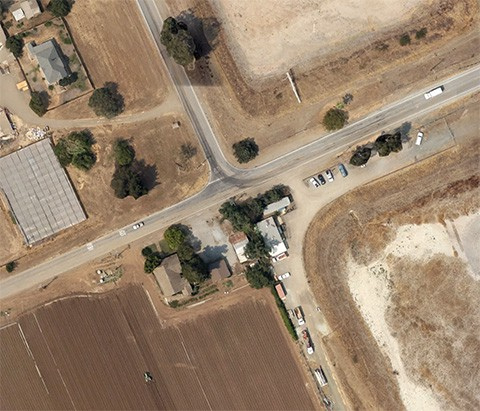
#> input picture image1.jpg, 480 x 411 px
$ python -i harris_detector.py   (imports and definitions only)   (older library calls are emulated)
#> lines starting #> are read from the running program, lines starting #| are printed output that depends on the picture; after the words box and inside, x2 and y2 are one past the last pixel; in counts of white or black regions, pixels touching at a corner belong together
import numpy as np
import cv2
import matplotlib.pyplot as plt

def harris_corner_detection(image, threshold = 50000000000):
#> called with threshold = 50000000000
    Ix = cv2.Sobel(image, cv2.CV_32F, 1, 0, ksize=3)
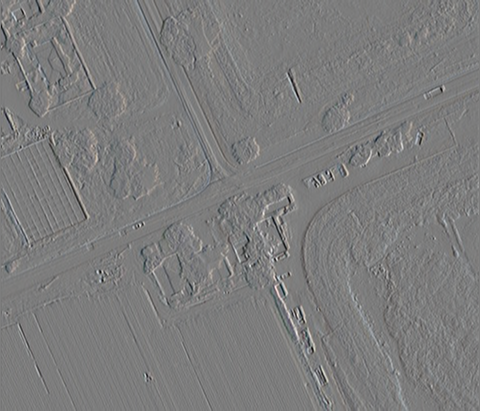
#> Ix: shape (411, 480, 3) float32; mean R, G, B 0.2, 0.2, 0.3; drawn with min black and max white
    Iy = cv2.Sobel(image, cv2.CV_32F, 0, 1, ksize=3)
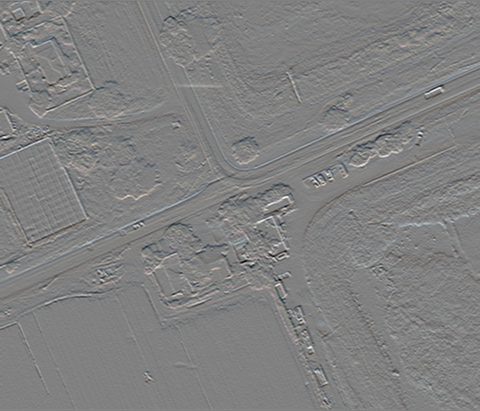
#> Iy: shape (411, 480, 3) float32; mean R, G, B -0.7, -0.8, -0.7; drawn with min black and max white
    Ixx = Ix*Ix
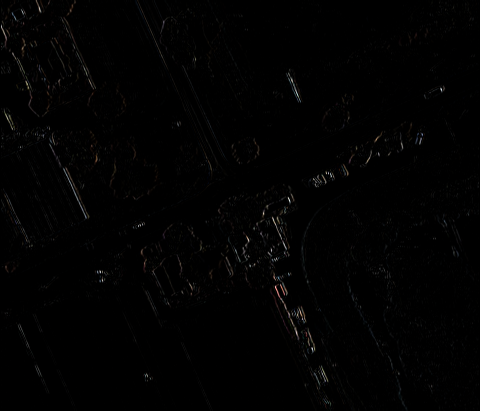
#> Ixx: shape (411, 480, 3) float32; mean R, G, B 6423.1, 6058.9, 5808.8; drawn with min black and max white
    Iyy = Iy*Iy
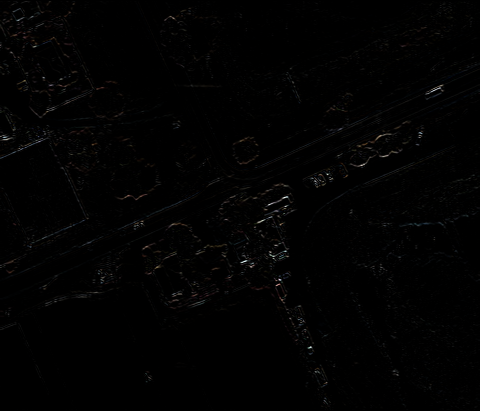
#> Iyy: shape (411, 480, 3) float32; mean R, G, B 5412, 5163.8, 5013.4; drawn with min black and max white
    Ixy = Ix*Iy
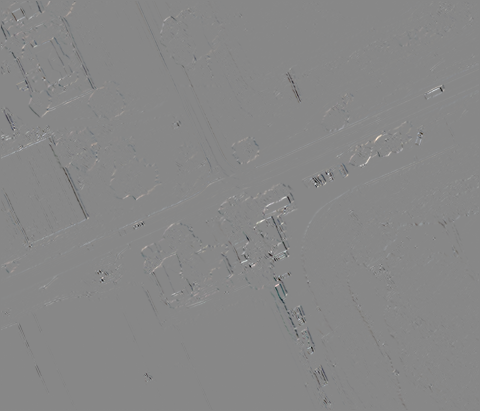
#> Ixy: shape (411, 480, 3) float32; mean R, G, B -462.2, -433.4, -392.1; drawn with min black and max white

    duplicate_image = np.copy(image)
    kps = []
    shape = np.shape(image)
#> shape = (411, 480, 3)
    k1 = 3
    k2 = 3
    i = j = 0
    m = n = 1

    M = np.zeros((2, 2))
    out = np.zeros(np.shape(Ix))

    while(i + k1 <= shape[0]):
        while(j + k2 <= shape[1]):
            M[0][0] = np.sum(Ixx[i:i+k1, j:j+k2])
            M[1][0] = M[0][1] = np.sum(Ixy[i:i+k1, j:j+k2])
            M[1][1] = np.sum(Iyy[i:i+k1, j:j+k2])
            out[m][n] = np.linalg.det(M) - 0.06*(np.trace(M)**2)
            if out[m][n] > threshold:
                cv2.circle(duplicate_image, (n, m), 3, (0, 0, 255), -1)
                kp = cv2.KeyPoint(n, m, 5, _class_id=0)
                kps.append(kp)
            j += 1
            n += 1
        i += 1
        m += 1
        j = 0
        n = 0
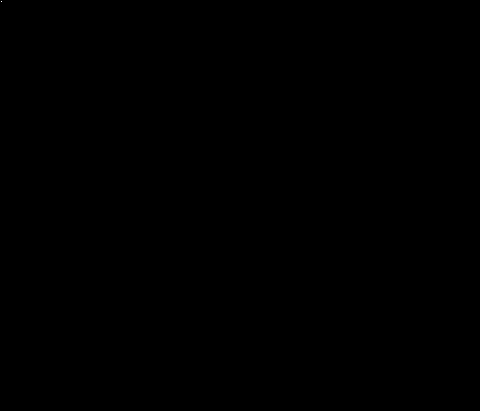
#> out: shape (411, 480, 3) float64; values 0 (black) and 5.44e+09 (white), 0% white in thin lines or dots, all inside (x1, y1, x2, y2) = (1, 1, 2, 2)
#> after the loop, M = [[121923, -75411], [-75411, 120111]]; i = 0; kps = []; m = 1

    plt.imshow(duplicate_image)
    plt.show()
    im1 = cv2.drawKeypoints(image, kps, None)
    plt.imshow(im1)
    result = im1
    result = cv2.cvtColor(result, cv2.COLOR_RGB2BGR)
    filename = 'Results/Harris/result'+str(j)+str(i)+'.jpg'
    cv2.imwrite(filename, result)
    plt.show()
    return result, kps

>>> import cv2
>>> picture = cv2.cvtColor(cv2.imread('image1.jpg'), cv2.COLOR_BGR2RGB)
#> (the run stopped early here; a loop or call above may not have finished)

$ run again, on image2.jpg
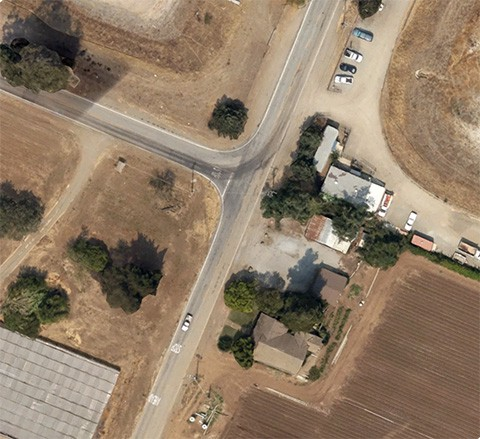
#> input picture image2.jpg, 480 x 439 px
#> in harris_corner_detection, `Ixx = Ix*Ix`:
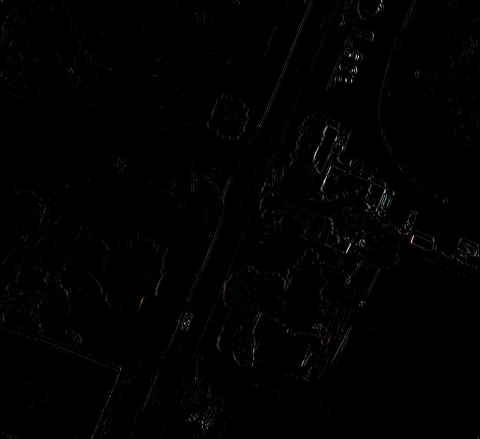
#> Ixx: shape (439, 480, 3) float32; mean R, G, B 4554.3, 4314.1, 4152.3; drawn with min black and max white
#> in harris_corner_detection, `Ixy = Ix*Iy`:
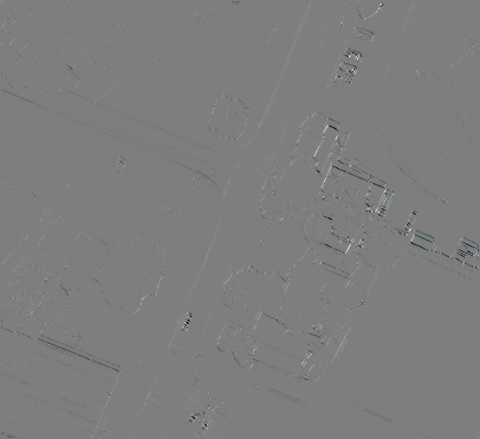
#> Ixy: shape (439, 480, 3) float32; mean R, G, B -452.9, -393.6, -367; drawn with min black and max white
#> after the loop in harris_corner_detection, `while(i + k1 <= shape[0]):`: M = [[1013158, 535024], [535024, 1804854]]; i = 0; kps = []; m = 1
